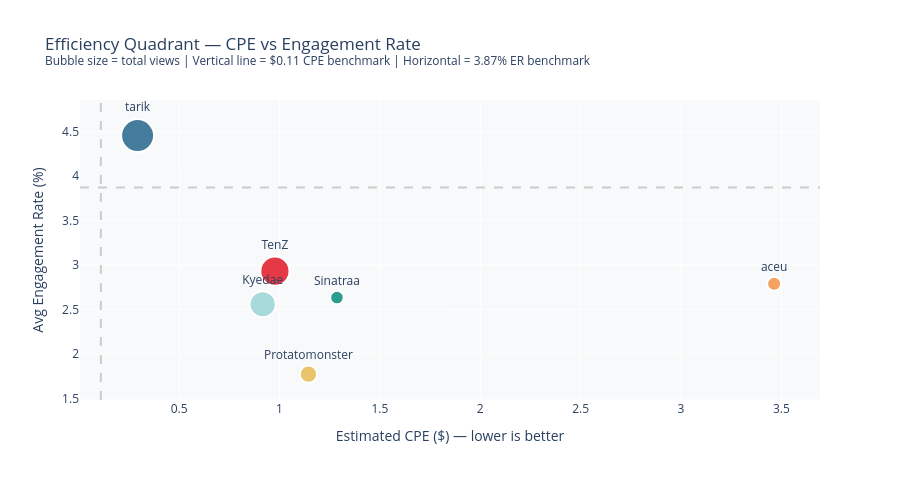

Write notebook code for a chart like this one.
### Markdown cell above
---
## 5. Efficiency Quadrant — CPE vs Engagement Rate

**How to read this chart:**
- Top-right = High ER, Low CPE → **SCALE** these creators
- Top-left = High ER, High CPE → **Negotiate** rates or shift to better formats
- Bottom-right = Low ER, Low CPE → **Fix** content strategy before scaling
- Bottom-left = Low ER, High CPE → **Cut / retire**

### Code cell
fig = go.Figure()

for _, row in scorecard.iterrows():
    fig.add_trace(go.Scatter(
        x=[row["est_cpe"]],
        y=[row["avg_er"]],
        mode="markers+text",
        text=[row["creator"]],
        textposition="top center",
        marker=dict(
            size=row["total_views"]/100000 + 10,  # bubble size = view volume
            color=CREATOR_COLORS.get(row["creator"],"gray"),
            line=dict(width=2, color="white"),
        ),
        name=row["creator"],
        hovertemplate=(
            f"<b>{row['creator']}</b><br>"
            f"CPE: ${row['est_cpe']:.3f}<br>"
            f"ER: {row['avg_er']:.2f}%<br>"
            f"Views: {row['total_views']:,}<br>"
            f"Tier: {row['tier']}"
            "<extra></extra>"
        )
    ))

# Quadrant lines
fig.add_hline(y=PLATFORM_AVG_ER, line_dash="dash", line_color="#cccccc")
fig.add_vline(x=0.11, line_dash="dash", line_color="#cccccc")

# Quadrant labels
for text, x, y in [("SCALE ↗","bottom-right",PLATFORM_AVG_ER+0.2),
                   ("NEGOTIATE","top-right",PLATFORM_AVG_ER+0.2),
                   ("FIX STRATEGY","bottom-right",1.0),
                   ("CUT / RETIRE","top-right",1.0)]:
    pass  # Simplified for notebook; add annotations if needed

fig.update_layout(
    title="Efficiency Quadrant — CPE vs Engagement Rate<br><sup>Bubble size = total views | Vertical line = $0.11 CPE benchmark | Horizontal = 3.87% ER benchmark</sup>",
    xaxis_title="Estimated CPE ($) — lower is better",
    yaxis_title="Avg Engagement Rate (%)",
    height=480,
    showlegend=False,
    plot_bgcolor="#f8f9fa", paper_bgcolor="#ffffff",
)
fig.show()

### Figure 1 — Plotly figure (JSON) as saved in the notebook; plotly's stock layout.template omitted (floating-point values rounded to 4 significant figures)
{"data": [{"hovertemplate": "<b>tarik</b><br>CPE: $0.293<br>ER: 4.45%<br>Views: 2,296,554<br>Tier: Macro<extra></extra>", "marker": {"color": "#457B9D", "line": {"color": "white", "width": 2}, "size": 32.97}, "mode": "markers+text", "name": "tarik", "text": ["tarik"], "textposition": "top center", "type": "scatter", "x": [0.293], "y": [4.455]}, {"hovertemplate": "<b>TenZ</b><br>CPE: $0.977<br>ER: 2.93%<br>Views: 1,920,383<br>Tier: Macro<extra></extra>", "marker": {"color": "#E63946", "line": {"color": "white", "width": 2}, "size": 29.2}, "mode": "markers+text", "name": "TenZ", "text": ["TenZ"], "textposition": "top center", "type": "scatter", "x": [0.977], "y": [2.931]}, {"hovertemplate": "<b>aceu</b><br>CPE: $3.464<br>ER: 2.79%<br>Views: 413,892<br>Tier: Macro<extra></extra>", "marker": {"color": "#F4A261", "line": {"color": "white", "width": 2}, "size": 14.14}, "mode": "markers+text", "name": "aceu", "text": ["aceu"], "textposition": "top center", "type": "scatter", "x": [3.464], "y": [2.79]}, {"hovertemplate": "<b>Sinatraa</b><br>CPE: $1.286<br>ER: 2.63%<br>Views: 354,159<br>Tier: Mid-Tier<extra></extra>", "marker": {"color": "#2A9D8F", "line": {"color": "white", "width": 2}, "size": 13.54}, "mode": "markers+text", "name": "Sinatraa", "text": ["Sinatraa"], "textposition": "top center", "type": "scatter", "x": [1.286], "y": [2.634]}, {"hovertemplate": "<b>Kyedae</b><br>CPE: $0.916<br>ER: 2.56%<br>Views: 1,620,714<br>Tier: Macro<extra></extra>", "marker": {"color": "#A8DADC", "line": {"color": "white", "width": 2}, "size": 26.21}, "mode": "markers+text", "name": "Kyedae", "text": ["Kyedae"], "textposition": "top center", "type": "scatter", "x": [0.916], "y": [2.559]}, {"hovertemplate": "<b>Protatomonster</b><br>CPE: $1.144<br>ER: 1.77%<br>Views: 739,357<br>Tier: Mid-Tier<extra></extra>", "marker": {"color": "#E9C46A", "line": {"color": "white", "width": 2}, "size": 17.39}, "mode": "markers+text", "name": "Protatomonster", "text": ["Protatomonster"], "textposition": "top center", "type": "scatter", "x": [1.144], "y": [1.774]}], "layout": {"height": 480, "paper_bgcolor": "#ffffff", "plot_bgcolor": "#f8f9fa", "shapes": [{"line": {"color": "#cccccc", "dash": "dash"}, "type": "line", "x0": 0, "x1": 1, "xref": "x domain", "y0": 3.87, "y1": 3.87, "yref": "y"}, {"line": {"color": "#cccccc", "dash": "dash"}, "type": "line", "x0": 0.11, "x1": 0.11, "xref": "x", "y0": 0, "y1": 1, "yref": "y domain"}], "showlegend": false, "title": {"text": "Efficiency Quadrant — CPE vs Engagement Rate<br><sup>Bubble size = total views | Vertical line = $0.11 CPE benchmark | Horizontal = 3.87% ER benchmark</sup>"}, "xaxis": {"title": {"text": "Estimated CPE ($) — lower is better"}}, "yaxis": {"title": {"text": "Avg Engagement Rate (%)"}}}}
